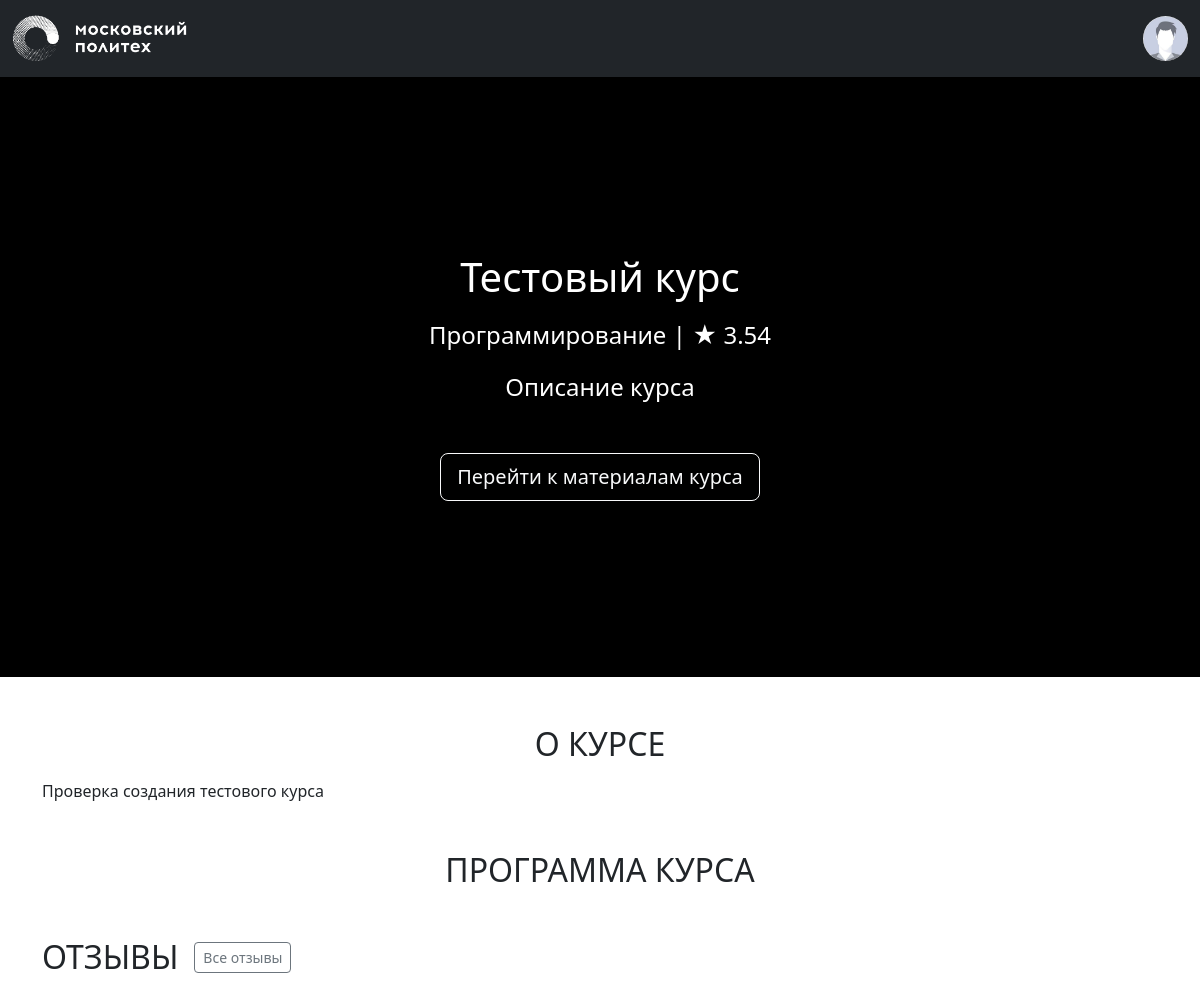
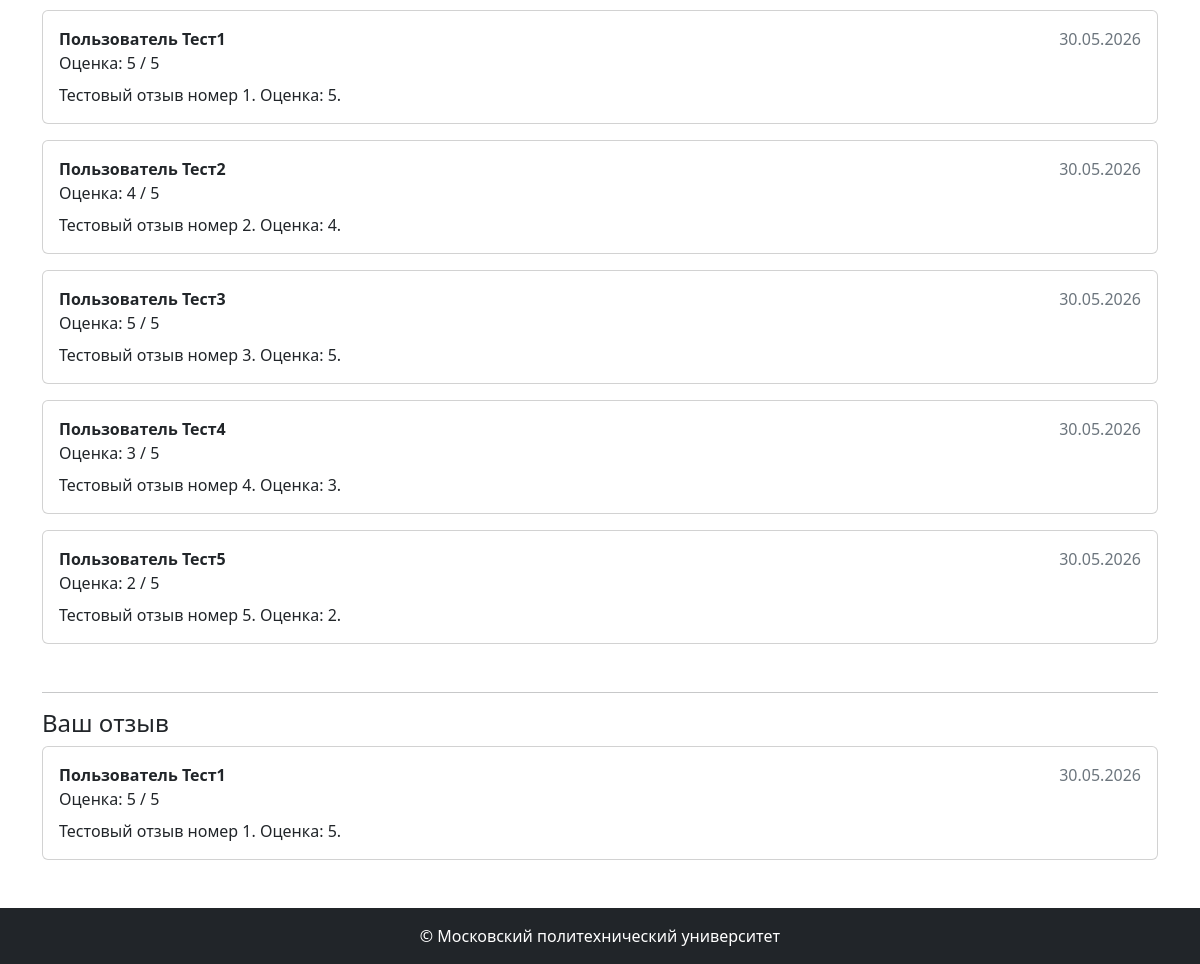
Screenshot of /courses/1 (signed in) with the database file from the repository (2 pictures, top to bottom).
### models.py (models this page shows, shortened)
class Image(db.Model):
    __tablename__ = 'images'
    id: Mapped[str] = mapped_column(String(100), primary_key=True)
    file_name: Mapped[str] = mapped_column(String(100))
    mime_type: Mapped[str] = mapped_column(String(100))
    md5_hash: Mapped[str] = mapped_column(String(100), unique=True)
    object_id: Mapped[Optional[int]]
    object_type: Mapped[Optional[str]] = mapped_column(String(100))
    created_at: Mapped[datetime] = mapped_column(default=datetime.now)
    @property
    def url(self):
        return url_for('image', image_id=self.id)

class Base(DeclarativeBase):
  metadata = MetaData(naming_convention={
        "ix": 'ix_%(column_0_label)s',
        "uq": "uq_%(table_name)s_%(column_0_name)s",
        "ck": "ck_%(table_name)s_%(constraint_name)s",
        "fk": "fk_%(table_name)s_%(column_0_name)s_%(referred_table_name)s",
        "pk": "pk_%(table_name)s"
    })

class Course(Base):
    __tablename__ = 'courses'
    id: Mapped[int] = mapped_column(primary_key=True)
    name: Mapped[str] = mapped_column(String(100))
    short_desc: Mapped[str] = mapped_column(Text)
    full_desc: Mapped[str] = mapped_column(Text)
    rating_sum: Mapped[int] = mapped_column(default=0)
    rating_num: Mapped[int] = mapped_column(default=0)
    category_id: Mapped[int] = mapped_column(ForeignKey("categories.id"))
    author_id: Mapped[int] = mapped_column(ForeignKey("users.id"))
    background_image_id: Mapped[str] = mapped_column(ForeignKey("images.id"))
    created_at: Mapped[datetime] = mapped_column(default=datetime.now)
    author: Mapped["User"] = relationship()
    category: Mapped["Category"] = relationship(lazy=False)
    bg_image: Mapped["Image"] = relationship()
    reviews: Mapped[List["Review"]] = relationship(back_populates="course")
    @property
    def rating(self):
        if self.rating_num > 0:
            return self.rating_sum / self.rating_num
        return 0

class Category(Base):
    __tablename__ = 'categories'
    id = mapped_column(Integer, primary_key=True)
    name: Mapped[str] = mapped_column(String(100))
    parent_id: Mapped[Optional[int]] = mapped_column(ForeignKey("categories.id"))

class Review(Base):
    __tablename__ = 'reviews'
    id: Mapped[int] = mapped_column(Integer, primary_key=True)
    rating: Mapped[int] = mapped_column(Integer, nullable=False)
    text: Mapped[str] = mapped_column(Text, nullable=False)
    created_at: Mapped[datetime] = mapped_column(DateTime, default=datetime.now)
    course_id: Mapped[int] = mapped_column(ForeignKey("courses.id"))
    user_id: Mapped[int] = mapped_column(ForeignKey("users.id"))
    course: Mapped["Course"] = relationship(back_populates="reviews")
    user: Mapped["User"] = relationship()

class User(Base, UserMixin):
    __tablename__ = 'users'
    id: Mapped[int] = mapped_column(primary_key=True)
    first_name: Mapped[str] = mapped_column(String(100))
    last_name: Mapped[str] = mapped_column(String(100))
    middle_name: Mapped[Optional[str]] = mapped_column(String(100))
    login: Mapped[str] = mapped_column(String(100), unique=True)
    password_hash: Mapped[str] = mapped_column(String(200))
    created_at: Mapped[datetime] = mapped_column(default=datetime.now)
    @property
    def full_name(self):
        return ' '.join([self.last_name, self.first_name, self.middle_name or ''])

### courses.py (the view)
@bp.route('/<int:course_id>')
def show(course_id):
    course = db.get_or_404(Course, course_id)
    reviews = db.session.execute(
        db.select(Review)
        .filter_by(course_id=course_id)
        .order_by(Review.created_at.desc())
        .limit(5)
    ).scalars().all()
    user_review = get_current_user_review(course_id)
    return render_template('courses/show.html', course=course, reviews=reviews, user_review=user_review)

### auth.py (called while the page is built)
def load_user(user_id):
    user = db.session.execute(db.select(User).filter_by(id=user_id)).scalar()
    return user

### courses.py (called while the page is built)
def get_current_user_review(course_id):
    if not current_user.is_authenticated:
        return None
    return db.session.execute(
        db.select(Review)
        .filter_by(course_id=course_id, user_id=current_user.id)
        .order_by(Review.created_at.asc(), Review.id.asc())
    ).scalars().first()

### templates/courses/show.html (shortened to what this page needs)
{% extends 'base.html' %}
{% block content %}
<div class="title-area position-relative" style="background-image: url({{ course.bg_image.url }});">
    <div class="h-100 w-100 py-5 d-flex text-center position-absolute" style="background-color: rgba(0, 0, 0, 0.65);">
        <div class="m-auto">
            <h1 class="title mb-3 font-weight-bold">{{ course.name }}</h1>
            <p class="mb-3 mx-auto">
                {{ course.category.name }} | <span>★</span> <span>{{ "%.2f" | format(course.rating) }}</span>
            </p>
            <div class="container">
                <p class="description w-75 mb-5 mx-auto">
                    {{ course.short_desc }}
                </p>
            </div>
            {% if current_user.is_authenticated %}
                <a href="#" class="btn btn-outline-light btn-lg">Перейти к материалам курса</a>
            {% else %}
                <button class="btn btn-outline-light btn-lg" disabled>Записаться</button>
            {% endif %}
        </div>
    </div>
</div>
<div class="container mt-5">
    <section class="about mb-5">
        <h2 class="mb-3 text-center text-uppercase font-weight-bold">О курсе</h2>
        <p>{{ course.full_desc }}</p>
    </section>
    <section class="program mb-5">
        <h2 class="mb-3 text-center text-uppercase font-weight-bold">Программа курса</h2>
    </section>
    <section class="reviews mb-5">
        <div class="d-flex align-items-center mb-3">
            <h2 class="text-uppercase font-weight-bold mb-0">Отзывы</h2>
            <a href="{{ url_for('courses.reviews', course_id=course.id) }}" class="btn btn-outline-secondary btn-sm ms-3">Все отзывы</a>
        </div>
        {% if reviews %}
            {% for review in reviews %}
            <div class="card mb-3">
                <div class="card-body">
                    <div class="d-flex justify-content-between">
                        <strong>{{ review.user.full_name }}</strong>
                        <span class="text-muted">{{ review.created_at.strftime('%d.%m.%Y') }}</span>
                    </div>
                    <div>Оценка: {{ review.rating }} / 5</div>
                    <p class="mt-2 mb-0">{{ review.text }}</p>
                </div>
            </div>
            {% endfor %}
        {% else %}
            <p class="text-muted">Отзывов пока нет.</p>
        {% endif %}
    </section>
    {% if current_user.is_authenticated %}
    <section class="mb-5">
        <hr>
        {% if user_review %}
        <h4>Ваш отзыв</h4>
        <div class="card mb-3">
            <div class="card-body">
                <div class="d-flex justify-content-between">
                    <strong>{{ user_review.user.full_name }}</strong>
                    <span class="text-muted">{{ user_review.created_at.strftime('%d.%m.%Y') }}</span>
                </div>
                <div>Оценка: {{ user_review.rating }} / 5</div>
                <p class="mt-2 mb-0">{{ user_review.text }}</p>
            </div>
        </div>
        {% endif %}
    </section>
    {% endif %}
</div>
{% endblock %}

### templates/base.html (shortened to what this page needs)
<!doctype html>
<html lang="ru" class="h-100">
<head>
    <link href="https://cdn.jsdelivr.net/npm/bootstrap@5.2.0-beta1/dist/css/bootstrap.min.css" rel="stylesheet"
>
    <link rel="stylesheet" href="{{ url_for('static', filename='styles.css') }}">
</head>
<body class="d-flex flex-column h-100">
    <header>
        <nav class="navbar navbar-dark bg-dark">
            <div class="container-fluid">
                <div class="logo navbar-brand">
                    <a href="{{ url_for('index') }}">
                        <img class="img-fluid" src="{{ url_for('static', filename='images/polytech_logo.png') }}" alt="polytech-logo">
                    </a>
                </div>
                {% if current_user.is_authenticated %}
                    <div class="dropdown d-flex" style="width: 200px;">
                        <div class="profile ms-auto" title="{{ current_user.full_name }}" id="dropdownMenuButton" data-bs-toggle="dropdown"
                            aria-haspopup="true" aria-expanded="false">
                            <img class="img-fluid rounded-circle cursor-pointer"
                                src="{{ url_for('static', filename='images/default-profile-picture-300x300.jpeg') }}" alt="profile-pic">
                        </div>
                    </div>
                {% else %}
                    <a class="btn btn-outline-light" href="{{ url_for('auth.login') }}">Войти</a>
                {% endif %}
            </div>
        </nav>
    </header>
    <main class="main flex-grow-1">
       {% block content %}
       {% endblock %}
    </main>
    <footer class="bg-dark text-white d-flex align-items-center justify-content-center py-3">
        &copy; Московский политехнический университет
    </footer>
</body>
</html>

### static/styles.css (style rules this page uses)
.logo { max-width: 175px; }
.profile { max-width: 45px; }
.title-area { background-color: black; background-position: center; background-repeat: no-repeat; background-size: cover; color: white; font-size: 1.5rem; min-height: calc(75vh); }

### rows the page displays
Image: bg_image (picture)
Course: name "Тестовый курс", rating "3.54", short_desc "Описание курса", full_desc "Проверка создания тестового курса"
Category: category.name "Программирование"
Review: user.full_name "Пользователь Тест1", created_at "30.05.2026", rating "5", text "Тестовый отзыв номер 1. Оценка: 5."
Review: user.full_name "Пользователь Тест2", created_at "30.05.2026", rating "4", text "Тестовый отзыв номер 2. Оценка: 4."
Review: user.full_name "Пользователь Тест3", created_at "30.05.2026", rating "5", text "Тестовый отзыв номер 3. Оценка: 5."
Review: user.full_name "Пользователь Тест4", created_at "30.05.2026", rating "3", text "Тестовый отзыв номер 4. Оценка: 3."
Review: user.full_name "Пользователь Тест5", created_at "30.05.2026", rating "2", text "Тестовый отзыв номер 5. Оценка: 2."
User: user.full_name "Пользователь Тест1"
